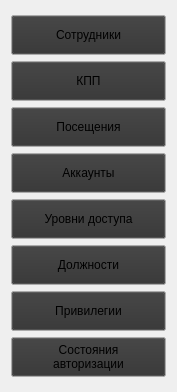
                    <widget class="QWidget" name="scrollAreaWidgetContents_mainMenuButtons">
                     <property name="geometry">
                      <rect>
                       <x>0</x>
                       <y>0</y>
                       <width>177</width>
                       <height>392</height>
                      </rect>
                     </property>
                     <layout class="QVBoxLayout" name="verticalLayout_4">
                      <item>
                       <spacer name="verticalSpacer_5">
                        <property name="orientation">
                         <enum>Qt::Vertical</enum>
                        </property>
                        <property name="sizeHint" stdset="0">
                         <size>
                          <width>20</width>
                          <height>40</height>
                         </size>
                        </property>
                       </spacer>
                      </item>
                      <item>
                       <widget class="QPushButton" name="pushButton_workers">
                        <property name="minimumSize">
                         <size>
                          <width>0</width>
                          <height>40</height>
                         </size>
                        </property>
                        <property name="palette">
                         <palette>
                          <active>
                           <colorrole role="Button">
                            <brush brushstyle="SolidPattern">
                             <color alpha="255">
                              <red>50</red>
                              <green>50</green>
                              <blue>50</blue>
                             </color>
                            </brush>
                           </colorrole>
                          </active>
                          <inactive>
                           <colorrole role="Button">
                            <brush brushstyle="SolidPattern">
                             <color alpha="255">
                              <red>50</red>
                              <green>50</green>
                              <blue>50</blue>
                             </color>
                            </brush>
                           </colorrole>
                          </inactive>
                          <disabled>
                           <colorrole role="Button">
                            <brush brushstyle="SolidPattern">
                             <color alpha="255">
                              <red>50</red>
                              <green>50</green>
                              <blue>50</blue>
                             </color>
                            </brush>
                           </colorrole>
                          </disabled>
                         </palette>
                        </property>
                        <property name="text">
                         <string>Сотрудники</string>
                        </property>
                        <property name="autoExclusive">
                         <bool>false</bool>
                        </property>
                        <property name="default">
                         <bool>false</bool>
                        </property>
                        <property name="flat">
                         <bool>false</bool>
                        </property>
                       </widget>
                      </item>
                      <item>
                       <widget class="QPushButton" name="pushButton_checkpoints">
                        <property name="minimumSize">
                         <size>
                          <width>0</width>
                          <height>40</height>
                         </size>
                        </property>
                        <property name="palette">
                         <palette>
                          <active>
                           <colorrole role="Button">
                            <brush brushstyle="SolidPattern">
                             <color alpha="255">
                              <red>50</red>
                              <green>50</green>
                              <blue>50</blue>
                             </color>
                            </brush>
                           </colorrole>
                          </active>
                          <inactive>
                           <colorrole role="Button">
                            <brush brushstyle="SolidPattern">
                             <color alpha="255">
                              <red>50</red>
                              <green>50</green>
                              <blue>50</blue>
                             </color>
                            </brush>
                           </colorrole>
                          </inactive>
                          <disabled>
                           <colorrole role="Button">
                            <brush brushstyle="SolidPattern">
                             <color alpha="255">
                              <red>50</red>
                              <green>50</green>
                              <blue>50</blue>
                             </color>
                            </brush>
                           </colorrole>
                          </disabled>
                         </palette>
                        </property>
                        <property name="text">
                         <string>КПП</string>
                        </property>
                        <property name="default">
                         <bool>false</bool>
                        </property>
                        <property name="flat">
                         <bool>false</bool>
                        </property>
                       </widget>
                      </item>
                      <item>
                       <widget class="QPushButton" name="pushButton_authorizations">
                        <property name="minimumSize">
                         <size>
                          <width>0</width>
                          <height>40</height>
                         </size>
                        </property>
                        <property name="palette">
                         <palette>
                          <active>
                           <colorrole role="Button">
                            <brush brushstyle="SolidPattern">
                             <color alpha="255">
                              <red>50</red>
                              <green>50</green>
                              <blue>50</blue>
                             </color>
                            </brush>
                           </colorrole>
                          </active>
                          <inactive>
                           <colorrole role="Button">
                            <brush brushstyle="SolidPattern">
                             <color alpha="255">
                              <red>50</red>
                              <green>50</green>
                              <blue>50</blue>
                             </color>
                            </brush>
                           </colorrole>
                          </inactive>
                          <disabled>
                           <colorrole role="Button">
                            <brush brushstyle="SolidPattern">
                             <color alpha="255">
                              <red>50</red>
                              <green>50</green>
                              <blue>50</blue>
                             </color>
                            </brush>
                           </colorrole>
                          </disabled>
                         </palette>
                        </property>
                        <property name="text">
                         <string>Посещения</string>
                        </property>
                        <property name="default">
                         <bool>false</bool>
                        </property>
                        <property name="flat">
                         <bool>false</bool>
                        </property>
                       </widget>
                      </item>
                      <item>
                       <widget class="QPushButton" name="pushButton_accounts">
                        <property name="minimumSize">
                         <size>
                          <width>0</width>
                          <height>40</height>
                         </size>
                        </property>
                        <property name="palette">
                         <palette>
                          <active>
                           <colorrole role="Button">
                            <brush brushstyle="SolidPattern">
                             <color alpha="255">
                              <red>50</red>
                              <green>50</green>
                              <blue>50</blue>
                             </color>
                            </brush>
                           </colorrole>
                          </active>
                          <inactive>
                           <colorrole role="Button">
                            <brush brushstyle="SolidPattern">
                             <color alpha="255">
                              <red>50</red>
                              <green>50</green>
                              <blue>50</blue>
                             </color>
                            </brush>
                           </colorrole>
                          </inactive>
                          <disabled>
                           <colorrole role="Button">
                            <brush brushstyle="SolidPattern">
                             <color alpha="255">
                              <red>50</red>
                              <green>50</green>
                              <blue>50</blue>
                             </color>
                            </brush>
                           </colorrole>
                          </disabled>
                         </palette>
                        </property>
                        <property name="text">
                         <string>Аккаунты</string>
                        </property>
                        <property name="default">
                         <bool>false</bool>
                        </property>
                        <property name="flat">
                         <bool>false</bool>
                        </property>
                       </widget>
                      </item>
                      <item>
                       <widget class="QPushButton" name="pushButton_lvlAccesses">
                        <property name="minimumSize">
                         <size>
                          <width>0</width>
                          <height>40</height>
                         </size>
                        </property>
                        <property name="palette">
                         <palette>
                          <active>
                           <colorrole role="Button">
                            <brush brushstyle="SolidPattern">
                             <color alpha="255">
                              <red>50</red>
                              <green>50</green>
                              <blue>50</blue>
                             </color>
                            </brush>
                           </colorrole>
                          </active>
                          <inactive>
                           <colorrole role="Button">
                            <brush brushstyle="SolidPattern">
                             <color alpha="255">
                              <red>50</red>
                              <green>50</green>
                              <blue>50</blue>
                             </color>
                            </brush>
                           </colorrole>
                          </inactive>
                          <disabled>
                           <colorrole role="Button">
                            <brush brushstyle="SolidPattern">
                             <color alpha="255">
                              <red>50</red>
                              <green>50</green>
                              <blue>50</blue>
                             </color>
                            </brush>
                           </colorrole>
                          </disabled>
                         </palette>
                        </property>
                        <property name="text">
                         <string>Уровни доступа</string>
                        </property>
                        <property name="default">
                         <bool>false</bool>
                        </property>
                        <property name="flat">
                         <bool>false</bool>
                        </property>
                       </widget>
                      </item>
                      <item>
                       <widget class="QPushButton" name="pushButton_positions">
                        <property name="minimumSize">
                         <size>
                          <width>0</width>
                          <height>40</height>
                         </size>
                        </property>
                        <property name="palette">
                         <palette>
                          <active>
                           <colorrole role="Button">
                            <brush brushstyle="SolidPattern">
                             <color alpha="255">
                              <red>50</red>
                              <green>50</green>
                              <blue>50</blue>
                             </color>
                            </brush>
                           </colorrole>
                          </active>
                          <inactive>
                           <colorrole role="Button">
                            <brush brushstyle="SolidPattern">
                             <color alpha="255">
                              <red>50</red>
                              <green>50</green>
                              <blue>50</blue>
                             </color>
                            </brush>
                           </colorrole>
                          </inactive>
                          <disabled>
                           <colorrole role="Button">
                            <brush brushstyle="SolidPattern">
                             <color alpha="255">
                              <red>50</red>
                              <green>50</green>
                              <blue>50</blue>
                             </color>
                            </brush>
                           </colorrole>
                          </disabled>
                         </palette>
                        </property>
                        <property name="text">
                         <string>Должности</string>
                        </property>
                        <property name="default">
                         <bool>false</bool>
                        </property>
                        <property name="flat">
                         <bool>false</bool>
                        </property>
                       </widget>
                      </item>
                      <item>
                       <widget class="QPushButton" name="pushButton_privilege">
                        <property name="minimumSize">
                         <size>
                          <width>0</width>
                          <height>40</height>
                         </size>
                        </property>
                        <property name="palette">
                         <palette>
                          <active>
                           <colorrole role="Button">
                            <brush brushstyle="SolidPattern">
                             <color alpha="255">
                              <red>50</red>
                              <green>50</green>
                              <blue>50</blue>
                             </color>
                            </brush>
                           </colorrole>
                          </active>
                          <inactive>
                           <colorrole role="Button">
                            <brush brushstyle="SolidPattern">
                             <color alpha="255">
                              <red>50</red>
                              <green>50</green>
                              <blue>50</blue>
                             </color>
                            </brush>
                           </colorrole>
                          </inactive>
                          <disabled>
                           <colorrole role="Button">
                            <brush brushstyle="SolidPattern">
                             <color alpha="255">
                              <red>50</red>
                              <green>50</green>
                              <blue>50</blue>
                             </color>
                            </brush>
                           </colorrole>
                          </disabled>
                         </palette>
                        </property>
                        <property name="text">
                         <string>Привилегии</string>
                        </property>
                        <property name="default">
                         <bool>false</bool>
                        </property>
                        <property name="flat">
                         <bool>false</bool>
                        </property>
                       </widget>
                      </item>
                      <item>
                       <widget class="QPushButton" name="pushButton_states">
                        <property name="minimumSize">
                         <size>
                          <width>0</width>
                          <height>40</height>
                         </size>
                        </property>
                        <property name="palette">
                         <palette>
                          <active>
                           <colorrole role="Button">
                            <brush brushstyle="SolidPattern">
                             <color alpha="255">
                              <red>50</red>
                              <green>50</green>
                              <blue>50</blue>
                             </color>
                            </brush>
                           </colorrole>
                          </active>
                          <inactive>
                           <colorrole role="Button">
                            <brush brushstyle="SolidPattern">
                             <color alpha="255">
                              <red>50</red>
                              <green>50</green>
                              <blue>50</blue>
                             </color>
                            </brush>
                           </colorrole>
                          </inactive>
                          <disabled>
                           <colorrole role="Button">
                            <brush brushstyle="SolidPattern">
                             <color alpha="255">
                              <red>50</red>
                              <green>50</green>
                              <blue>50</blue>
                             </color>
                            </brush>
                           </colorrole>
                          </disabled>
                         </palette>
                        </property>
                        <property name="text">
                         <string>Состояния
авторизации</string>
                        </property>
                        <property name="autoRepeat">
                         <bool>false</bool>
                        </property>
                        <property name="default">
                         <bool>false</bool>
                        </property>
                        <property name="flat">
                         <bool>false</bool>
                        </property>
                       </widget>
                      </item>
                      <item>
                       <spacer name="verticalSpacer_6">
                        <property name="orientation">
                         <enum>Qt::Vertical</enum>
                        </property>
                        <property name="sizeHint" stdset="0">
                         <size>
                          <width>20</width>
                          <height>40</height>
                         </size>
                        </property>
                       </spacer>
                      </item>
                     </layout>
                    </widget>
